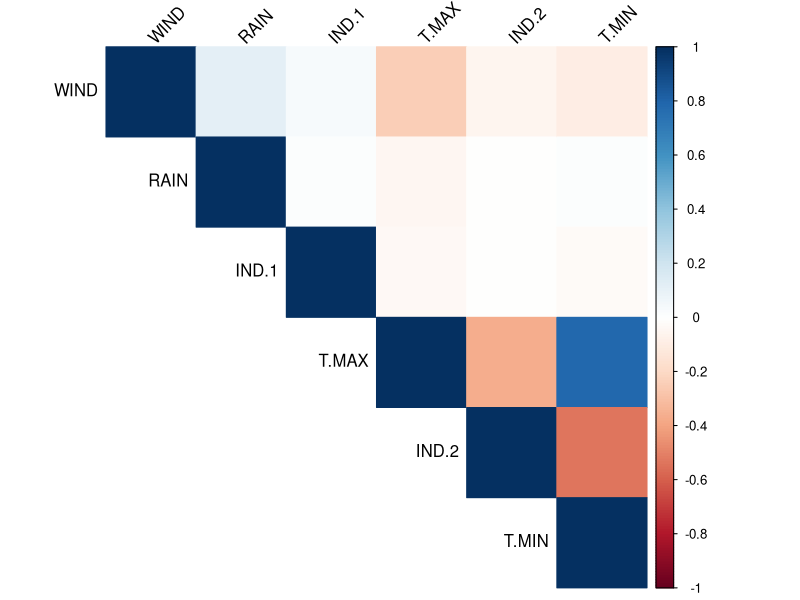

The R script that drew this image:
# Load the dataset
WeatherData <- read.csv("data/wind_dataset.csv", colClasses = c(
  IND = "factor",
  RAIN = "numeric",
  IND_1 = "factor",
  T_MAX = "numeric",
  IND_2 = "factor",
  T_MIN = "numeric",
  WIND = "numeric"
))

# Display structure to verify data types
str(WeatherData)

# Display first few rows to ensure data is loaded correctly
head(WeatherData)

# View the dataset in a spreadsheet-like interface (optional)
View(WeatherData)

# Load necessary libraries
library(psych)   # For descriptive statistics
library(corrplot) # For visualizing relationships

# Measures of Frequency
# Frequency distribution of categorical variables
freq_IND <- table(WeatherData$IND)
freq_IND_1 <- table(WeatherData$IND_1)
freq_IND_2 <- table(WeatherData$IND_2)

cat("Frequency distribution for IND:\n")
print(freq_IND)

cat("Frequency distribution for IND_1:\n")
print(freq_IND_1)

cat("Frequency distribution for IND_2:\n")
print(freq_IND_2)

# Measures of Central Tendency
# Mean, Median, and Mode (mode is approximated as the most frequent value for simplicity)
mean_RAIN <- mean(WeatherData$RAIN, na.rm = TRUE)
median_RAIN <- median(WeatherData$RAIN, na.rm = TRUE)
mode_RAIN <- as.numeric(names(sort(table(WeatherData$RAIN), decreasing = TRUE))[1])

cat("Mean of RAIN:", mean_RAIN, "\n")
cat("Median of RAIN:", median_RAIN, "\n")
cat("Mode of RAIN:", mode_RAIN, "\n")

# Measures of Distribution
# Standard deviation, variance, range
sd_RAIN <- sd(WeatherData$RAIN, na.rm = TRUE)
var_RAIN <- var(WeatherData$RAIN, na.rm = TRUE)
range_RAIN <- range(WeatherData$RAIN, na.rm = TRUE)

cat("Standard deviation of RAIN:", sd_RAIN, "\n")
cat("Variance of RAIN:", var_RAIN, "\n")
cat("Range of RAIN:", paste(range_RAIN, collapse = " - "), "\n")

# Measures of Relationship
# Correlation matrix for numeric variables
numeric_vars <- WeatherData[, sapply(WeatherData, is.numeric)]
cor_matrix <- cor(numeric_vars, use = "complete.obs")

cat("Correlation matrix:\n")
print(cor_matrix)

# Visualize the correlation matrix
corrplot(cor_matrix, method = "color", type = "upper", tl.col = "black", tl.srt = 45)
